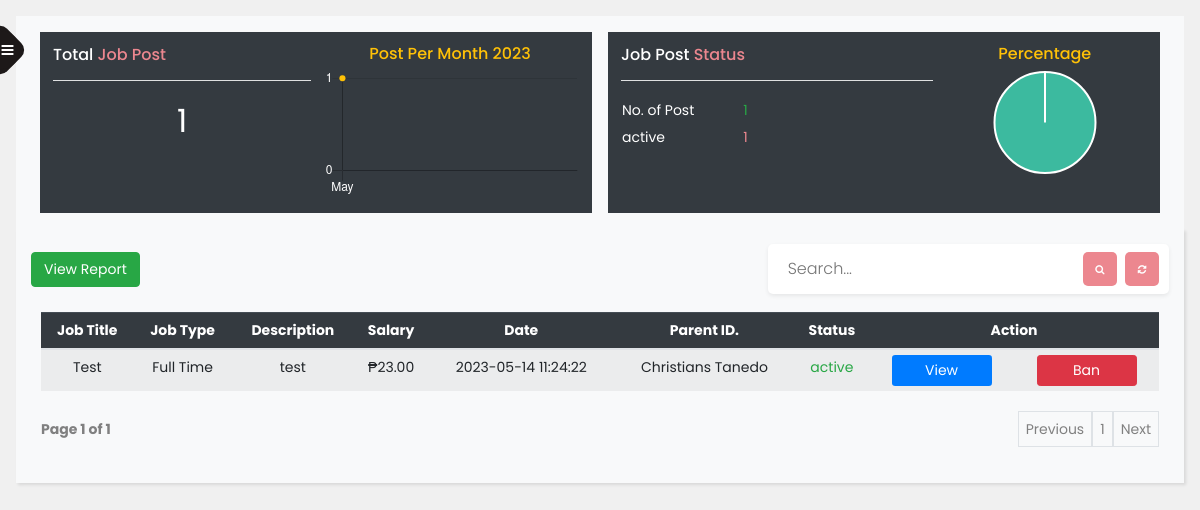
Screenshot of /job.php (signed in) with the database file from the repository.
### tables this page shows
CREATE TABLE `post` (
  `jobpost_id` varchar(50) NOT NULL,
  `parent_id` varchar(50) NOT NULL,
  `jobpost_date` datetime NOT NULL DEFAULT current_timestamp(),
  `jobpost_duration` datetime NOT NULL DEFAULT current_timestamp(),
  `jobpost_desc` varchar(255) NOT NULL,
  `jobpost_type` varchar(25) NOT NULL,
  `jobpost_status` varchar(50) NOT NULL,
  `deleted` varchar(5) NOT NULL,
  `subscription_id` varchar(50) NOT NULL,
  `jobpost_address` varchar(50) NOT NULL,
  `salary` decimal(10,2) NOT NULL,
  `jobpost_title` varchar(50) NOT NULL
);

CREATE TABLE `users` (
  `user_id` varchar(50) NOT NULL,
  `lastname` varchar(50) NOT NULL,
  `firstname` varchar(50) NOT NULL,
  `address` varchar(100) NOT NULL,
  `telno` varchar(25) NOT NULL,
  `mobileno` varchar(25) NOT NULL,
  `email` varchar(100) NOT NULL,
  `username` varchar(50) NOT NULL,
  `password` varchar(100) NOT NULL,
  `img` varchar(100) NOT NULL,
  `type` varchar(25) NOT NULL,
  `deleted` varchar(5) NOT NULL,
  `status` varchar(25) NOT NULL,
  `age` int(11) NOT NULL
);

### job.php (the view, shortened to what the rows shown need)
<?php
include("connect.php");
?>
<!doctype html>
<html lang="en">
<head>
  <link rel="stylesheet" href="css/bootstrap.min.css">
  <link rel="stylesheet" href="https://stackpath.bootstrapcdn.com/font-awesome/4.7.0/css/font-awesome.min.css">
  <link rel="stylesheet" href="css/index.css">
</head>
<body>
  <div class="wrapper d-flex align-items-stretch">
    <div id="content" class="p-3 ">
      <nav class="navbar navbar-light bg-light" id="navbar">
        <div class="navContent">
          <div class="totalBabysitter bg-dark m-2 p-2">
            <div class="containertotaljob">
              <?php
              $query = mysqli_query($connect, "select count(*) as total_post from post");
              $rows = mysqli_fetch_assoc($query);
              $total_post = $rows['total_post'];
              echo "<h2 class='fw-bold text-white text-center'>" . $total_post . "</h2>";
              ?>
            </div>
              <?php
              $sql = "select count(jobpost_date) as count, month(jobpost_date) as date from post group by date asc";
              $query = mysqli_query($connect, $sql);
              foreach ($query as $data) {
                $monthNum = $data['date'];
                $monthName = date("F", mktime(0, 0, 0, $monthNum, 10));
                $count[] = $data['count'];
                $date[] = $monthName;
              }
              ?>
              <script>
                const xValues = <?php echo json_encode($date); ?>;
                const yValues = <?php echo json_encode($count); ?>;
                // const xValues = ["JAN","JAN","JAN","JAN","JAN","JAN","JAN","JAN","JAN","JAN","JAN",];
                // const yValues = [1,5,8,3,9,4,9,4,8,3,76,12];
                new Chart("jobChart", {
                  type: "line",
                  data: {
                    labels: xValues,
                    datasets: [{
                      fill: false,
                      lineTension: 0,
                      backgroundColor: "rgb(255, 193, 7)",
                      borderColor: "rgb(255, 193, 7,0.1)",
                      data: yValues
                    }]
                  },
                  options: {
                    legend: {
                      display: false
                    },
                    scales: {
                      yAxes: [{
                        beginAtZero: true,
                        ticks: {
                          fontColor: "white", // Set font color for y-axis labels to white
                          min: 0,
                          // max: 16,
                          stepSize: 10
                        }
                      }],
                      xAxes: [{
                        ticks: {
                          fontColor: "white" // Set font color for x-axis labels to white
                        }
                      }]
                    },
                  }
                });
              </script>
          </div>
                <?php
                $query = mysqli_query($connect, "select jobpost_status, count(jobpost_status) as jobpost_count  from post group by jobpost_status");
                $jobpost_status = array();
                $jobpost_count = array();
                $jp_total = 0;
                while ($rows = mysqli_fetch_assoc($query)) {
                  $jobpost_status[] = $rows['jobpost_status'];
                  $jobpost_count[] = $rows['jobpost_count'];
                  $jp_total += $rows['jobpost_count'];
                }
                foreach ($jobpost_count as $data) {
                  $jobpost_total[] = round((($data / $jp_total) * 100), 2);
                }
                ?>
              <script>
                new Chart("activebabysitter", {
                  type: 'pie',
                  data: {
                    labels: <?php echo json_encode($jobpost_status); ?>,
                    datasets: [{
                      // label: "Population (millions)",
                      backgroundColor: ["#3cba9f", "#b91d47", "#3e95cd", "#e8c3b9", "#c45850"],
                      data: <?php echo json_encode($jobpost_total); ?>
                    }]
                  },
                  options: {
                    title: {
                      display: false,
                    },
                    legend: {
                      display: false,
                    }
                  }
                });
              </script>
        </div>
      </nav>
      <section class="section bg-light">
        <div class="babysitterContent mt-2" id="babysitterContent">
          <div class="fullTable ">
            <form method='post' class="table-responsive">
              <table class='table table-striped table-sm text-nowrap'>
                <thead class='table-dark'>
                  <tr>
                    <th>Job Title</th>
                    <th>Job Type</th>
                    <th>Description</th>
                    <th>Salary</th>
                    <th>Date</th>
                    <th>Parent ID.</th>
                    <th>Status</th>
                    <th colspan='2'>Action</th>
                  </tr>
                </thead>
                <tbody>
                  <?php
                  if (isset($_GET['page_no']) && $_GET['page_no'] != "") {
                    $page_no = $_GET['page_no'];
                  } else {
                    $page_no = 1;
                  }
                  $total_records_per_page = 10;
                  $offset = ($page_no - 1) * $total_records_per_page;
                  if(isset($_POST['submitSearch'])){
                    $keyword = strval($_POST['keyword']);
                    $result_sql = "SELECT
                                      count(*) as total_records,
                                      jobpost_id,
                                      jobpost_type,
                                      jobpost_desc,
                                      jobpost_duration,
                                      post.deleted,
                                      subscription_id,
                                      jobpost_address,
                                      salary,
                                      jobpost_title,
                                      jobpost_date,
                                      post.parent_id,
                                      jobpost_status,
                                      users.firstname,
                                      users.lastname
                                    FROM post
                                    INNER JOIN users ON users.user_id = post.parent_id
                                    WHERE  (
                                      `firstname` like '%" . $keyword . "%'
                                      or `lastname` like '%" . $keyword . "%'
                                      or `jobpost_date` like '%" . $keyword . "%'
                                      or `jobpost_duration` like '%" . $keyword . "%'
                                      or `jobpost_desc` like '%" . $keyword . "%'
                                      or `jobpost_type` like '%" . $keyword . "%'
                                      or `jobpost_status` like '%" . $keyword . "%')";
                    $result_count = mysqli_query($connect, $result_sql);
                    $total_records = mysqli_fetch_array($result_count);
                    $total_records = $total_records['total_records'];
                    $total_no_of_pages = ceil($total_records / $total_records_per_page);
                    $second_last = $total_no_of_pages - 1;
                    if ($keyword == '' || empty($keyword)) {
                      $message = "No data found!";
                    }
                    else {
                      $sql_result = "SELECT
                                      jobpost_id,
                                      jobpost_type,
                                      jobpost_desc,
                                      jobpost_duration,
                                      post.deleted,
                                      subscription_id,
                                      jobpost_address,
                                      salary,
                                      jobpost_title,
                                      jobpost_date,
                                      post.parent_id,
                                      jobpost_status,
                                      users.firstname,
                                      users.lastname
                                    FROM post
                                    INNER JOIN users ON users.user_id = post.parent_id
                                    WHERE  (
                                      `firstname` like '%" . $keyword . "%'
                                      or `lastname` like '%" . $keyword . "%'
                                      or `jobpost_date` like '%" . $keyword . "%'
                                      or `jobpost_duration` like '%" . $keyword . "%'
                                      or `jobpost_desc` like '%" . $keyword . "%'
                                      or `jobpost_type` like '%" . $keyword . "%'
                                      or `jobpost_status` like '%" . $keyword . "%')
                                    LIMIT $offset, $total_records_per_page";
                    }
                  }
                  else{
                    $sql_result = "SELECT
                                    jobpost_id,
                                    jobpost_type,
                                    jobpost_desc,
                                    jobpost_duration,
                                    post.deleted,
                                    subscription_id,
                                    jobpost_address,
                                    salary,
                                    jobpost_title,
                                    jobpost_date,
                                    post.parent_id,
                                    jobpost_status,
                                    users.firstname,
                                    users.lastname
                                  FROM post
                                  INNER JOIN users ON users.user_id = post.parent_id
                                  LIMIT $offset, $total_records_per_page";
                  }
                  $result = mysqli_query($connect,$sql_result);
                  if (mysqli_num_rows($result) > 0) {
                    while ($row = mysqli_fetch_array($result)) {
                      echo "<tr>
                              <td>" . ucfirst($row['jobpost_title']) . "</td>
                              <td>" . ucfirst($row['jobpost_type']) . "</td>
                              <td class='text-truncate' style='max-width: 500px;'>" . $row['jobpost_desc'] . "</td>
                              <td>&#8369;" . $row['salary'] . "</td>
                              <td>" . $row['jobpost_date'] . "</td>
                              <td>" . $row['firstname'] ." " . $row['lastname']. "</td>
                              <input type='text' name='jobpost_id' value=" . $row['jobpost_id'] . " hidden></td>";
                      if (strtolower($row['jobpost_status']) == "active" || strtolower($row['jobpost_status']) == "hired") {
                        echo "<td class='data_status text-success' >" . $row['jobpost_status'] . "</td>";
                      } else {
                        echo "<td class='data_status text-danger'>" . $row['jobpost_status'] . "</td>";
                      }
                      echo "  <td>" ?>
                      <button type='button' class='action-head btn btn-sm bg-primary text-white' data-toggle='modal' data-target='#myModal<?php echo $row['jobpost_id'] ?>'>
                        View
                      </button>
                      <?php
                      echo "</td>
                            <td>";
                      if (strtolower($row['jobpost_status']) == "active" || strtolower($row['jobpost_status']) == "hired") {
                        echo "<a class='confirmation action-head btn btn-sm btn-danger text-white'href='update.php?user_id=" . $row['jobpost_id'] . "&status=" . $row['jobpost_status'] . "&page=job'>Ban</a>";
                      } else if (strtolower($row['jobpost_status']) == "pending") {
                        echo "<a class='action-head btn btn-sm btn-secondary text-white' >Pending</a>";
                      } else if (strtolower($row['jobpost_status']) == "banned") {
                        echo "<a class='confirmation action-head btn btn-sm btn-success text-white'href='update.php?user_id=" . $row['jobpost_id'] . "&page=job'>Unban</a>";
                      }
                      else {
                        echo "<a class='action-head btn btn-sm btn-secondary text-white' >Expired</a>";
                      }
                      echo "</td>
                          </tr>"; ?>
                  <?php
                    }
                  } else {
                    $message = "No data Found!";
                  }
                  ?>
                </tbody>
              </table>
            </form>
          </div>
        </div>
      </section>
    </div>
  </div>
</body>
</html>

### rows the page displays
post: jobpost_title "Test", jobpost_type "Full Time", jobpost_desc "test", salary "23.00", jobpost_date "2023-05-14 11:24:22", users.firstname "Christians", users.lastname "Tanedo", jobpost_status "active"

### other values shown
$total_post "1"
$appCountData "1"
$rows['jobpost_status'] "active"
$rows['jobpost_count'] "1"
$page_no "1"
$total_no_of_pages "1"
chart data {{ json_encode($date) }} ["May"]
chart data {{ json_encode($count) }} ["1"]
